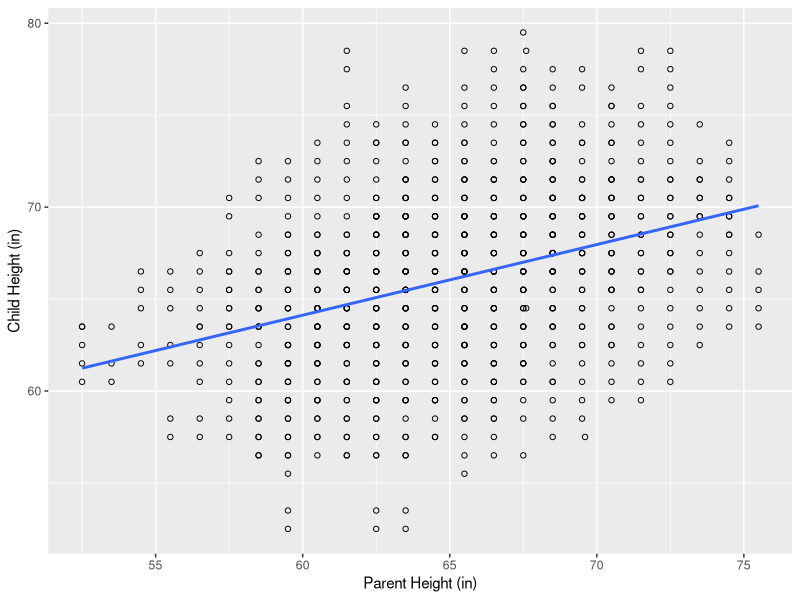

Reproduce this figure in R.
## ---- chunk 1
MYPEARSON<-read.csv("PearsonLeeSimple.csv")
Pearson_child_parent<-lm(child~parent,data=MYPEARSON)
summary(Pearson_child_parent)
## ---- chunk 2

library(ggplot2)

ggplot(MYPEARSON, aes(x=parent, y=child)) +ylab("Child Height (in)")+xlab("Parent Height (in)")+
    geom_point(shape=1) +
    scale_colour_hue(l=50) + # Use a slightly darker palette than normal
    geom_smooth(method=lm,   # Add linear regression lines
                se=FALSE)+    # Don't add shaded confidence region
    scale_color_discrete(name = "Parent")

# ggsave("Linear_Regression.png",dpi=300, width = 4, height = 2)
